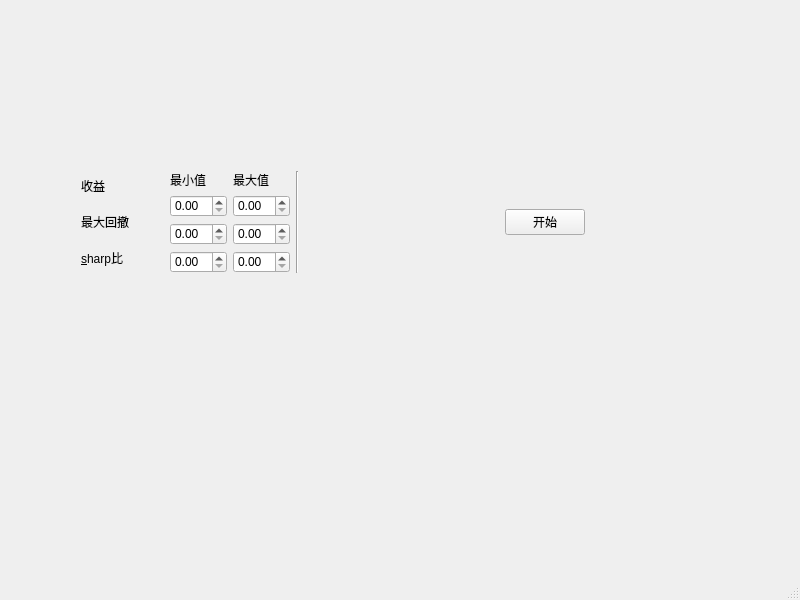
<?xml version="1.0" encoding="UTF-8"?>
<ui version="4.0">
 <class>MainWindow</class>
 <widget class="QMainWindow" name="MainWindow">
  <property name="geometry">
   <rect>
    <x>0</x>
    <y>0</y>
    <width>800</width>
    <height>600</height>
   </rect>
  </property>
  <property name="windowTitle">
   <string>MainWindow</string>
  </property>
  <widget class="QWidget" name="centralwidget">
   <widget class="QWidget" name="">
    <property name="geometry">
     <rect>
      <x>81</x>
      <y>171</y>
      <width>504</width>
      <height>102</height>
     </rect>
    </property>
    <layout class="QHBoxLayout" name="horizontalLayout">
     <item>
      <layout class="QVBoxLayout" name="verticalLayout_2">
       <item>
        <widget class="QLabel" name="label">
         <property name="text">
          <string>收益</string>
         </property>
        </widget>
       </item>
       <item>
        <widget class="QLabel" name="label_2">
         <property name="text">
          <string>最大回撤</string>
         </property>
        </widget>
       </item>
       <item>
        <widget class="QLabel" name="label_3">
         <property name="text">
          <string>&lt;html&gt;&lt;head/&gt;&lt;body&gt;&lt;p&gt;&amp;amp;sharp比&lt;/p&gt;&lt;/body&gt;&lt;/html&gt;</string>
         </property>
         <property name="buddy">
          <cstring>doubleSpinBox_sharp_min</cstring>
         </property>
        </widget>
       </item>
      </layout>
     </item>
     <item>
      <spacer name="verticalSpacer">
       <property name="orientation">
        <enum>Qt::Vertical</enum>
       </property>
       <property name="sizeHint" stdset="0">
        <size>
         <width>20</width>
         <height>40</height>
        </size>
       </property>
      </spacer>
     </item>
     <item>
      <layout class="QGridLayout" name="gridLayout">
       <item row="0" column="0">
        <widget class="QLabel" name="label_4">
         <property name="text">
          <string>最小值</string>
         </property>
        </widget>
       </item>
       <item row="0" column="1">
        <widget class="QLabel" name="label_5">
         <property name="text">
          <string>最大值</string>
         </property>
        </widget>
       </item>
       <item row="1" column="0">
        <widget class="QDoubleSpinBox" name="doubleSpinBox_returns_min"/>
       </item>
       <item row="1" column="1">
        <widget class="QDoubleSpinBox" name="doubleSpinBox_returns_max"/>
       </item>
       <item row="2" column="0">
        <widget class="QDoubleSpinBox" name="doubleSpinBox_maxdrawdown_min"/>
       </item>
       <item row="2" column="1">
        <widget class="QDoubleSpinBox" name="doubleSpinBox_maxdrawdown_max"/>
       </item>
       <item row="3" column="0">
        <widget class="QDoubleSpinBox" name="doubleSpinBox_sharp_min"/>
       </item>
       <item row="3" column="1">
        <widget class="QDoubleSpinBox" name="doubleSpinBox_sharp_max"/>
       </item>
      </layout>
     </item>
     <item>
      <widget class="Line" name="line">
       <property name="orientation">
        <enum>Qt::Vertical</enum>
       </property>
      </widget>
     </item>
     <item>
      <spacer name="horizontalSpacer">
       <property name="orientation">
        <enum>Qt::Horizontal</enum>
       </property>
       <property name="sizeType">
        <enum>QSizePolicy::Preferred</enum>
       </property>
       <property name="sizeHint" stdset="0">
        <size>
         <width>200</width>
         <height>20</height>
        </size>
       </property>
      </spacer>
     </item>
     <item>
      <widget class="QPushButton" name="btn1">
       <property name="minimumSize">
        <size>
         <width>30</width>
         <height>20</height>
        </size>
       </property>
       <property name="autoFillBackground">
        <bool>true</bool>
       </property>
       <property name="text">
        <string>开始</string>
       </property>
      </widget>
     </item>
    </layout>
   </widget>
  </widget>
  <widget class="QMenuBar" name="menubar">
   <property name="geometry">
    <rect>
     <x>0</x>
     <y>0</y>
     <width>800</width>
     <height>23</height>
    </rect>
   </property>
  </widget>
  <widget class="QStatusBar" name="statusbar"/>
 </widget>
 <tabstops>
  <tabstop>doubleSpinBox_returns_min</tabstop>
  <tabstop>doubleSpinBox_returns_max</tabstop>
  <tabstop>doubleSpinBox_maxdrawdown_min</tabstop>
  <tabstop>doubleSpinBox_maxdrawdown_max</tabstop>
  <tabstop>doubleSpinBox_sharp_min</tabstop>
  <tabstop>doubleSpinBox_sharp_max</tabstop>
  <tabstop>btn1</tabstop>
 </tabstops>
 <resources/>
 <connections/>
</ui>
